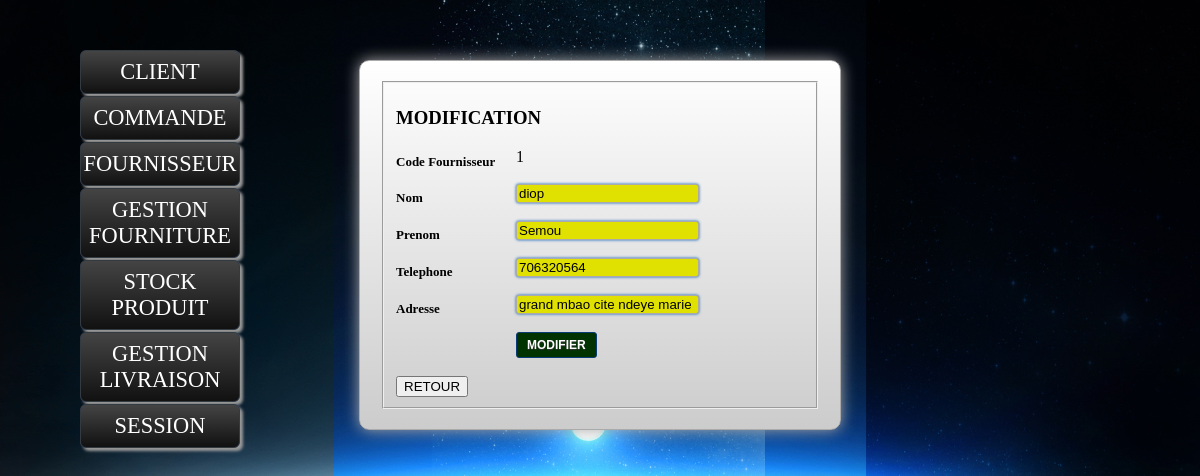
/modififournisseur.php?codefournis=1 (signed in), run on the app's committed database.
### tables this page shows
CREATE TABLE IF NOT EXISTS `fournisseur` (
  `codefournis` int(11) NOT NULL AUTO_INCREMENT,
  `nomfournis` varchar(20) NOT NULL,
  `prenomfournis` varchar(25) NOT NULL,
  `telephonefournis` varchar(20) NOT NULL,
  `adressefournis` varchar(30) NOT NULL,
  PRIMARY KEY (`codefournis`)
);

### modififournisseur.php (the view, shortened to what this page needs)
<?php
include("connectionM.php");
if(isset($_SESSION['codecli']))
{
if (isset($_GET['codefournis'])){
$reqr="SELECT codefournis,nomfournis,prenomfournis,telephonefournis,adressefournis FROM fournisseur WHERE codefournis='".$_GET['codefournis']."'";
$resultatr=mysql_query($reqr);
$recupr=mysql_fetch_array($resultatr);
}
?>
<!DOCTYPE html PUBLIC "-//W3C//DTD XHTML 1.0 Transitional//EN" "http://www.w3.org/TR/xhtml1/DTD/xhtml1-transitional.dtd">
<html xmlns="http://www.w3.org/1999/xhtml">
<head>
<link rel="stylesheet" href="design.css"  />
<link rel="stylesheet" type="text/css" href="decor.css">
</head>
<body>
<?php include("enteteE.php") ?>
<?php include("navigationE.php") ?>
 <form method="post"  action="modififournisseur.php">
 <fieldset>
 <caption> <h3> MODIFICATION </h3> </caption>
  <label> Code Fournisseur </label>
  <input type="hidden" name="codfournis" value="<?php echo $recupr['codefournis'];?>"/><?php echo $recupr['codefournis'];?> <br /><br />
   <label> Nom </label>
   <input type="text" name="nmfourni" value="<?php echo $recupr['nomfournis'];?>" /> <br /><br />
   <label> Prenom </label>
   <input type="text" name="prfourni" value="<?php echo $recupr['prenomfournis'];?> "/> <br /><br />
   <label>Telephone</label>
   <input type="text" name="telfourni" value="<?php echo $recupr['telephonefournis'];?> "/> <br /><br />
   <label> Adresse </label>
    <input type="text" name="adrfourni" value="<?php echo $recupr['adressefournis'];?> "/> <br /><br />
  <input type="submit" name="bouton" value="MODIFIER" /><br /> <br />
    <input type="button" value="RETOUR" onclick="self.history.back();"/>
</fieldset>
  </form>
</body>
</html>
<?php
}
else{
  header("Location:index.php");
}
?>

### design.css (style rules this page uses)
body { background-color:#0000CC; }
form { background:f7f7f7; background:-moz-linear-gradient(90deg, #ccc, #fff); background:-webkit-gradient(linear, left top, left bottom, from(#fff), to(#ccc)); border:1px solid #aaa; -moz-border-radius:10px; -webkit-border-radius:10px; -moz-box-shadow:0 0 15px #aaa; -webkit-box-shadow:0 0 15px #aaa; margin:60px auto 0; padding:20px; width:440px; }
label { cursor:pointer; display:block; float:left; font-size:13px; font-weight:bold; line-height:28px; margin-bottom:5px; width:120px; }
input[type=text], input[type=password] { background:rgba(225, 225, 0.9); background:-moz-linear-gradient(90deg, #fff, #eee); -webkit-gradient(linear, left top, left bottom, from(#eee), to(#fff), color-stop(0.2, #fff)); border:1px solid #aaa; -moz-border-radius:3px; -webkit-border-radius:3px; -moz-box-shadow:0 0 3px #0459b7; -webkit-box-shadow:0 0 3px #0459b7; outline:none; }
input[type=submit] { background:#003300; background:-moz-linear-gradient(90deg, #0459b7, #08adff); -webkit-gradient(linear, left top, left bottom, from(#08adff), to(#0459b7)); border:1px solid #093c75; -moz-border-radius:3px; -webkit-border-radius:3px; -moz-box-shadow:0 0 1px #fff -webkit-box-shadow:0 0 1px #fff; color:#fff; cursor:pointer; font-family:Arial, Helvetica, sans-serif; font-size:12px; font-weight:bold; margin-left:120px; padding:5px 10px; text-decoration:none; text-shadow:0 1px 1px #333; text-transform:uppercase; }

### decor.css (style rules this page uses)
body { background-image:url(fnd.jpg); background-size:100%; }
body:before { content:""; position:fixed; z-index:100; top:-10px; left:-10px; width:110%; height:10px; -webkit-box-shadow:0px 0px 10px rgba(0,0,0,.8); -moz-box-shadow:0px 0px 10px rgba(0,0,0,.8); -na-box-shadow:0px 0px 10px rgba(0,0,0,.8); -o-box-shadow:0px 0px 10px rgba(0,0,0,.8); box-shadow:0px 0px 10px rgba(0,0,0,.8); }

### data on the page
fournisseur: codefournis "1", nmfourni "diop", prfourni "Semou", telfourni "706320564", adrfourni "grand mbao cite ndeye marie"
